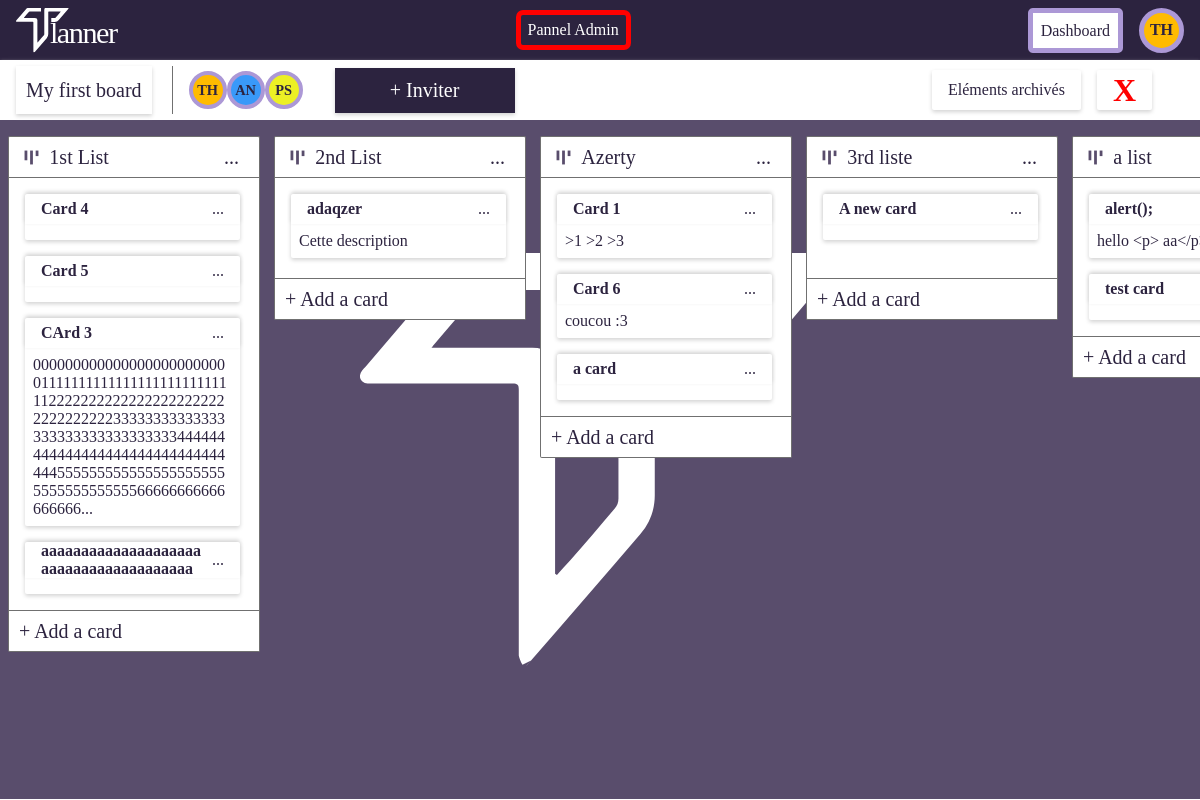
Screenshot of /board.php?id=1 (signed in) with the database file from the repository.
### tables this page shows
CREATE TABLE IF NOT EXISTS `boards` (
  `id` int(11) NOT NULL AUTO_INCREMENT,
  `label` varchar(50) NOT NULL,
  `lastChange` datetime DEFAULT NULL,
  `environnement_id` int(11) DEFAULT NULL,
  `user_id` int(11) DEFAULT NULL,
  PRIMARY KEY (`id`),
  KEY `id_environnement` (`environnement_id`),
  KEY `id_user` (`user_id`),
  CONSTRAINT `boards_ibfk_1` FOREIGN KEY (`environnement_id`) REFERENCES `environnements` (`id`),
  CONSTRAINT `boards_ibfk_2` FOREIGN KEY (`user_id`) REFERENCES `users` (`id`)
);

CREATE TABLE IF NOT EXISTS `users` (
  `id` int(11) NOT NULL AUTO_INCREMENT,
  `username` varchar(50) NOT NULL,
  `password` varchar(100) NOT NULL,
  `mail` varchar(50) NOT NULL,
  `role` text,
  `dateCreation` date NOT NULL,
  `color` varchar(7) NOT NULL DEFAULT '#50d3b5',
  PRIMARY KEY (`id`)
);

CREATE TABLE IF NOT EXISTS `lists` (
  `id` int(11) NOT NULL AUTO_INCREMENT,
  `label` varchar(50) NOT NULL,
  `listPosition` tinyint(4) NOT NULL,
  `isArchived` tinyint(1) NOT NULL DEFAULT '0',
  `isArchiveList` tinyint(1) NOT NULL DEFAULT '0',
  `board_id` int(11) NOT NULL,
  PRIMARY KEY (`id`),
  KEY `id_board` (`board_id`),
  CONSTRAINT `lists_ibfk_1` FOREIGN KEY (`board_id`) REFERENCES `boards` (`id`)
);

CREATE TABLE IF NOT EXISTS `cards` (
  `id` int(11) NOT NULL AUTO_INCREMENT,
  `title` varchar(50) NOT NULL,
  `description` text,
  `positions` smallint(6) NOT NULL,
  `color` varchar(7) NOT NULL DEFAULT '#FFFFFF',
  `deadline` datetime DEFAULT NULL,
  `isArchived` tinyint(1) NOT NULL DEFAULT '0',
  `list_id` int(11) NOT NULL,
  PRIMARY KEY (`id`),
  KEY `id_list` (`list_id`),
  CONSTRAINT `cards_ibfk_1` FOREIGN KEY (`list_id`) REFERENCES `lists` (`id`)
);

### Models/Board.php (called while the page is built, shortened)
<?php
class Board extends AbstractEntity
{
    private $id;
    private $label;
    private $listLists;
    public function __construct($data)
    {
        $bm = new BoardsManager();
        $this->listLists = $bm->getLists($this->id);
    }
    public function getId()
    {
        return $this->id;
    }
    public function setId($id)
    {
        $this->id = $id;
        return $this;
    }
    public function getLabel()
    {
        return $this->label;
    }
    public function setLabel($label)
    {
        $this->label = $label;
        return $this;
    }
    public function getListLists()
    {
        return $this->listLists;
    }
    public function getUsersList()
    {
        $bm = new BoardsManager();
        return $bm->getUsers($this->id);
    }
}

### app/AbstractManager.php (called while the page is built, shortened)
<?php
abstract class AbstractManager
{
    private static $connection;
    protected static function connect()
    {
        self::$connection = DAO::connect();
    }
    protected static function getOneOrNullResult($row, $class)
    {
        if ($row != null) {
            return new $class($row);
        }
        return null;
    }
    protected static function getResults($rows, $class)
    {
        $results = [];
        if ($rows != null) {
            foreach ($rows as $row) {
                $results[] = new $class($row);
            }
        }
        return $results;
    }
    protected static function getValue($row)
    {
        if ($row != null) {
            return $row;
        }
        return null;
    }
    protected static function select($sql, $params = null, $multiple = true)
    {
        try {
            $stmt = self::$connection->prepare($sql);
            $stmt->execute($params);
            if ($multiple) {
                return $stmt->fetchAll();
            }
            return $stmt->fetch();
        } catch (PDOException $e) {
            echo $e->getMessage();
        }
    }
}

### Models/BoardsManager.php (called while the page is built, shortened)
<?php
class BoardsManager extends AbstractManager
{
    private static $classname = "Models\Board";
    public function getOneById($id)
    {
        $sql =   "SELECT *" .
            " FROM boards" .
            " WHERE id = :id";
        $arg = ["id" => $id];
        return self::getOneOrNullResult(
            self::select($sql, $arg, false),
            self::$classname
        );
    }
    public function getLists($id)
    {
        $sql =   "SELECT * FROM lists l" .
            " WHERE l.board_id = :id" .
            " ORDER BY l.listPosition";
        $arg = ["id" => $id];
        return self::getResults(
            self::select($sql, $arg, true),
            "Models\Lists"
        );
    }
    public function getUsers($idBoard)
    {
        $sql = "SELECT u.id, u.username, u.mail, u.color FROM users u" .
            " INNER JOIN users_boards ub ON u.id = ub.user_id" .
            " INNER JOIN boards b ON b.id = ub.board_id" .
            " WHERE b.id = :idBoard";
        $arg = ["idBoard" => $idBoard];
        return self::getResults(
            self::select($sql, $arg, true),
            "Models\User"
        );
    }
    public function getCreator($id)
    {
        $sql =   "SELECT user_id" .
            " FROM boards" .
            " WHERE id = :id";
        $arg = ["id" => $id];
        return self::getValue(
            self::select($sql, $arg, false)
        );
    }
}

### app/DAO.php (called while the page is built, shortened)
<?php
    abstract class DAO{
        protected static $link;
        public static function connect(){
            try{
                self::$link = self::$link ?? (new \PDO("mysql:host=".self::DB_HOST.";port=3306;".
                                                        " dbname=".self::DB_NAME,
                                                        self::DB_USER,
                                                        self::DB_PASS,
                                                    [
                                                        \PDO::ATTR_ERRMODE => \PDO::ERRMODE_EXCEPTION,
                                                        \PDO::ATTR_DEFAULT_FETCH_MODE => \PDO::FETCH_ASSOC
                                                    ]));
                return self::$link;
            }
            catch(\PDOException $e) {
                echo APP_ENV === "dev"
                        ?  $e->getMessage()
                        :  "An error occured";
                die();
            }
        }
    }

### Models/User.php (called while the page is built, shortened)
<?php
class User extends AbstractEntity
{
	private $id;
	private $username;
	private $color;
	public function setId($id)
	{
		$this->id = $id;
		return $this;
	}
	public function setMail($mail)
	{
		return $this;
	}
	public function getUsername()
	{
		return $this->username;
	}
	public function setUsername($username)
	{
		$this->username = $username;
		return $this;
	}
	public function getColor()
	{
		return $this->color;
	}
	public function setColor($color)
	{
		$this->color = $color;
		return $this;
	}
	public function isCreator($board)
	{
		$bm = new BoardsManager();
		$this->isCreator = $bm->getCreator($board)["user_id"] == $this->id;
		return $this->isCreator;
	}
}

### Public/autoloader.php (called while the page is built, shortened)
<?php
function e($text)
{
	return $text ? htmlspecialchars($text) : null;
}

### app/AbstractEntity.php (called while the page is built, shortened)
<?php
    abstract class AbstractEntity
    {
        protected static function hydrate($data, $object){
            foreach($data as $field => $value){
                $method = "set".ucfirst($field);
            }
        }
    }

### Models/Lists.php (called while the page is built, shortened)
<?php
class Lists extends AbstractEntity
{
    private $id;
    private $label;
    private $isArchived;
    private $isArchiveList;
    private $listCards;
    public function __construct($data)
    {
        $lm = new ListsManager();
        $this->listCards = $lm->getCards($this->id);
    }
    public function getId()
    {
        return $this->id;
    }
    public function setId($id)
    {
        $this->id = $id;
        return $this;
    }
    public function getLabel()
    {
        return $this->label;
    }
    public function setLabel($label)
    {
        $this->label = $label;
        return $this;
    }
    public function getIsArchived()
    {
        return $this->isArchived;
    }
    public function setIsArchived($isArchived)
    {
        $this->isArchived = $isArchived;
        return $this;
    }
    public function getListCards()
    {
        return $this->listCards;
    }
    public function getIsArchiveList()
    {
        return $this->isArchiveList;
    }
    public function setIsArchiveList($isArchiveList)
    {
        $this->isArchiveList = $isArchiveList;
        return $this;
    }
}

### Models/Card.php (called while the page is built, shortened)
<?php
class Card extends AbstractEntity
{
    private $id;
    private $title;
    private $description;
    private $color;
    private $isArchived;
    public function getId()
    {
        return $this->id;
    }
    public function setId($id)
    {
        $this->id = $id;
        return $this;
    }
    public function getTitle()
    {
        return $this->title;
    }
    public function setTitle($title)
    {
        $this->title = $title;
        return $this;
    }
    public function getDescription()
    {
        return $this->description;
    }
    public function setDescription($description)
    {
        $this->description = $description;
        return $this;
    }
    public function getColor()
    {
        return $this->color;
    }
    public function setColor($color)
    {
        $this->color = $color;
        return $this;
    }
    public function getIsArchived()
    {
        return $this->isArchived;
    }
    public function setIsArchived($isArchived)
    {
        $this->isArchived = $isArchived;
        return $this;
    }
}

### Models/ListsManager.php (called while the page is built, shortened)
<?php
class ListsManager extends AbstractManager
{
    public function getCards($id)
    {
        $sql = "SELECT * FROM cards c".
                " WHERE c.list_id = :id".
                " ORDER BY c.positions";
        $arg = ["id" => $id];
        return self::getResults(
            self::select($sql, $arg, true),
            "Models\Card"
        );
    }
}

### Public/Views/boardContent.php (the view, shortened to what this page needs)
<?php
    if (isset($data)) {
        $user = $data['user'];
        $board = $data['board'];
        $isCreator = $user->isCreator($board->getId());
        $isAdmin = $user->isAdmin();
    } ?>
<main id="<?= $_GET['id'] ?>" creator="<?= $isCreator ?>">
    <div id="boardHeader" >
        <div id="leftside">
            <div>
                <div><?= e($board->getLabel()) ?></div>
            </div>
            <div id="listUser">
                <span class='icon'>
                    <?php
                        foreach($board->getUsersList() as $user){
                            if($user->isCreator($board->getId())){
                                echo "<span id='creator' class='tooltip' style='background-color:" . $user->getColor() . "'>" . e(strtoupper(substr($user->getUsername(), 0, 2))) . "<span class='tooltiptext'>{$user->getUsername()}<br>{$user->getMail()}</span></span>";
                            }else{
                                echo "<span class='tooltip' style='background-color:" . $user->getColor() . "'>" . e(strtoupper(substr($user->getUsername(), 0, 2))) . "<span class='tooltiptext'>{$user->getUsername()}<br>{$user->getMail()}</span></span>";
                            }
                        }
                    ?>
                </span>
                <div><div id="inviteButton">+ Inviter</div></div><span id="error" class="error"></span>
            </div>
        </div>
        <div id="rightside">
            <div>Eléments archivés</div>
            <?php
                if($isCreator || $isAdmin){
                    echo "<div class='delete'>X</div>";
                }
            ?>
        </div>
    </div>
    <div class='board' id='<?= $board->getId(); ?>'>
        <?php
        foreach ($board->getListLists() as $list) {
            if(!$list->getIsArchiveList() && !$list->getIsArchived()){
                echo "<div class='listContainer'><div class='listHeader' draggable='true'><span><img draggable='false' src='".IMG_PATH."/tplanner_picto_list1.svg' class='picto'><span class='listTitle'>".e($list->getLabel())."</span></span><span class='menu'>...</span></div>";
                echo "<ul class='list' id='{$list->getId()}'>";
                foreach ($list->getListCards() as $card) {
                    if(!$card->getIsArchived()){
                        $desc = e($card->getDescription());
                        $desc = $desc ? $desc : "";
                        if(strlen($desc) > 200){
                            $desc2 = substr($desc,0,200)."...";
                        }else{
                            $desc2 = $desc;
                        }
                        echo "<li draggable='true' class='card' id='{$card->getId()}'><span class='cardHeader' style='background-color:{$card->getColor()}'><span class='cardTitle'>".e($card->getTitle())."</span><span class='menu'>...</span></span><span  class='cardBody' originalText='{$desc}'><p draggable='false'>{$desc2}</p></span></li>";
                    }
                }
                echo "</ul><span class='addCard'><span>+ Add a card</span></span></div>";
            }
        }
        ?>
    </div>
</main>

### rows the page displays
boards: label "My first board"
users: username "TH"
users: username "AN"
users: username "PS"
lists: isArchiveList 0 (drawn), label "1st List"
cards: title "Card 4"
cards: title "Card 5"
cards: title "CArd 3", description "00000000000000000000000001111111111111111111111111112222222222222222222222222222222233333333333333333333333333333333444444444444444444444444444444444555555555555555555555555555555555566666666666666666..."
cards: title "aaaaaaaaaaaaaaaaaaaaaaaaaaaaaaaaaaaaaaa"
lists: isArchiveList 0 (drawn), label "2nd List"
cards: title "adaqzer", description "Cette description"
lists: isArchiveList 0 (drawn), label "Azerty"
cards: title "Card 1", description ">1 >2 >3"
cards: title "Card 6", description "coucou :3"
cards: title "a card"
lists: isArchiveList 0 (drawn), label "3rd liste"
cards: title "A new card"
lists: isArchiveList 0 (drawn), label "a list"
cards: title "alert();", description "hello <p>…"
cards: title "test card"

### other values shown
substr($_SESSION['user']->getUsername(),0,2) "TH"
